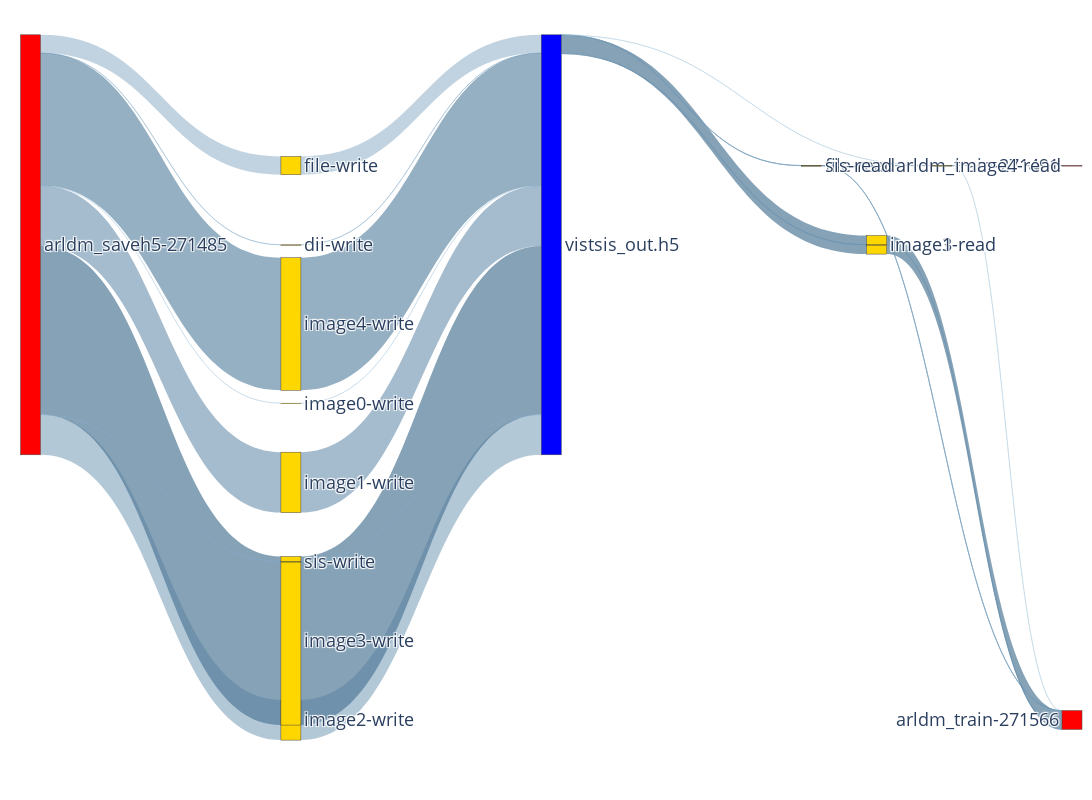

Source (notebook cell):
### Code cell
vfd_nodes, vfd_nodes_dict = vfd2sk.get_nodes_for_sankey(G_VFD, label_on=True)

# print(vfd_nodes)

vfd_links = vfd2sk.get_links_for_sankey(G_VFD, vfd_nodes_dict, val_sqrt=False)
fig = go.Figure(go.Sankey(
            node = vfd_nodes,
            link = vfd_links, orientation='h'))

width = 2000
height = 800

fig.update_layout(
    autosize=False,
    width=width,
    height=height,
    margin=dict(
        l=width/100,
        r=width/100,
        b=height/10,
        t=height/5,
        pad=2
    ),
    font=dict(size=18),
)


fig.show()
save_html_path = f"{stat_path}/vfd-{(STAGE_END+1)}s-{test_name}-sankey-labeled-s4.html"
fig.write_html(save_html_path)
print(f"Sankey saved to {save_html_path}")

### Figure 1 — Plotly figure (JSON) as saved in the notebook; plotly's stock layout.template omitted (floating-point values rounded to 4 significant figures)
{"data": [{"link": {"color": ["rgba(125.0, 165.0, 195.0, 0.3875)", "rgba(116.66666666666666, 156.66666666666666, 186.66666666666666, 0.45)", "rgba(141.66666666666666, 181.66666666666666, 211.66666666666666, 0.2625)", "rgba(100.0, 140.0, 170.0, 0.575)", "rgba(108.33333333333334, 148.33333333333334, 178.33333333333334, 0.5125)", "rgba(83.33333333333333, 123.33333333333333, 153.33333333333331, 0.7)", "rgba(91.66666666666666, 131.66666666666666, 161.66666666666666, 0.6375)", "rgba(133.33333333333334, 173.33333333333334, 203.33333333333334, 0.325)", "rgba(127.77777777777779, 167.77777777777777, 197.77777777777777, 0.3666666666666667)", "rgba(83.33333333333333, 123.33333333333333, 153.33333333333331, 0.7)", "rgba(116.66666666666666, 156.66666666666666, 186.66666666666666, 0.45)", "rgba(105.55555555555557, 145.55555555555557, 175.55555555555557, 0.5333333333333333)", "rgba(138.88888888888889, 178.88888888888889, 208.88888888888889, 0.2833333333333333)", "rgba(125.0, 165.0, 195.0, 0.3875)", "rgba(116.66666666666666, 156.66666666666666, 186.66666666666666, 0.45)", "rgba(141.66666666666666, 181.66666666666666, 211.66666666666666, 0.2625)", "rgba(100.0, 140.0, 170.0, 0.575)", "rgba(108.33333333333334, 148.33333333333334, 178.33333333333334, 0.5125)", "rgba(83.33333333333333, 123.33333333333333, 153.33333333333331, 0.7)", "rgba(91.66666666666666, 131.66666666666666, 161.66666666666666, 0.6375)", "rgba(133.33333333333334, 173.33333333333334, 203.33333333333334, 0.325)", "rgba(94.44444444444443, 134.44444444444443, 164.44444444444443, 0.6166666666666667)", "rgba(127.77777777777779, 167.77777777777777, 197.77777777777777, 0.3666666666666667)", "rgba(83.33333333333333, 123.33333333333333, 153.33333333333331, 0.7)", "rgba(116.66666666666666, 156.66666666666666, 186.66666666666666, 0.45)", "rgba(105.55555555555557, 145.55555555555557, 175.55555555555557, 0.5333333333333333)", "rgba(138.88888888888889, 178.88888888888889, 208.88888888888889, 0.2833333333333333)"], "label": ["Access Volume : 1.78 KB <br />Access Count : 118 <br />Average Access Size : 15.05 B <br />HDF5 Data Access Count : 15 <br />Average HDF5 Data Access Size : 16 B <br />HDF5 Metadata Access Count : 3 <br />Average HDF5 Metadata Access Size : 512 B <br />Operation : read_write<br />Bandwidth : 210.8 B/s", "Access Volume : 1.8 MB <br />Access Count : 118 <br />Average Access Size : 15.24 KB <br />HDF5 Data Access Count : 3 <br />Average HDF5 Data Access Size : 599.54 KB <br />HDF5 Metadata Access Count : 0 <br />Average HDF5 Metadata Access Size : 0 <br />Operation : read_write<br />Bandwidth : 213.48 KB/s", "Access Volume : 720 B <br />Access Count : 118 <br />Average Access Size : 6.1 B <br />HDF5 Data Access Count : 45 <br />Average HDF5 Data Access Size : 16 B <br />HDF5 Metadata Access Count : 0 <br />Average HDF5 Metadata Access Size : 0 <br />Operation : read_write<br />Bandwidth : 85.46 B/s", "Access Volume : 5.96 MB <br />Access Count : 118 <br />Average Access Size : 50.49 KB <br />HDF5 Data Access Count : 42 <br />Average HDF5 Data Access Size : 141.85 KB <br />HDF5 Metadata Access Count : 0 <br />Average HDF5 Metadata Access Size : 0 <br />Operation : read_write<br />Bandwidth : 707.14 KB/s", "Access Volume : 3.97 MB <br />Access Count : 118 <br />Average Access Size : 33.61 KB <br />HDF5 Data Access Count : 48 <br />Average HDF5 Data Access Size : 82.6 KB <br />HDF5 Metadata Access Count : 6 <br />Average HDF5 Metadata Access Size : 224 B <br />Operation : read_write<br />Bandwidth : 470.78 KB/s", "Access Volume : 16.62 MB <br />Access Count : 118 <br />Average Access Size : 140.84 KB <br />HDF5 Data Access Count : 72 <br />Average HDF5 Data Access Size : 230.76 KB <br />HDF5 Metadata Access Count : 15 <br />Average HDF5 Metadata Access Size : 284.8 B <br />Operation : read_write<br />Bandwidth : 1.97 MB/s", "Access Volume : 13.06 MB <br />Access Count : 118 <br />Average Access Size : 110.71 KB <br />HDF5 Data Access Count : 48 <br />Average HDF5 Data Access Size : 272.15 KB <br />HDF5 Metadata Access Count : 3 <br />Average HDF5 Metadata Access Size : 272 B <br />Operation : read_write<br />Bandwidth : 1.55 MB/s", "Access Volume : 864 B <br />Access Count : 118 <br />Average Access Size : 7.32 B <br />HDF5 Data Access Count : 54 <br />Average HDF5 Data Access Size : 16 B <br />HDF5 Metadata Access Count : 0 <br />Average HDF5 Metadata Access Size : 0 <br />Operation : read_write<br />Bandwidth : 102.55 B/s", "Access Volume : 2.57 KB <br />Access Count : 4 <br />Average Access Size : 642 B <br />HDF5 Data Access Count : 0 <br />Average HDF5 Data Access Size : 0 <br />HDF5 Metadata Access Count : 9 <br />Average HDF5 Metadata Access Size : 285.33 B <br />Operation : read_only<br />Bandwidth : 18.29 KB/s", "Access Volume : 1.83 MB <br />Access Count : 3 <br />Average Access Size : 610.62 KB <br />HDF5 Data Access Count : 3 <br />Average HDF5 Data Access Size : 610.62 KB <br />HDF5 Metadata Access Count : 0 <br />Average HDF5 Metadata Access Size : 0 <br />Operation : read_only<br />Bandwidth : 15.14 MB/s", "Access Volume : 12.29 KB <br />Access Count : 4 <br />Average Access Size : 3.07 KB <br />HDF5 Data Access Count : 3 <br />Average HDF5 Data Access Size : 4.1 KB <br />HDF5 Metadata Access Count : 0 <br />Average HDF5 Metadata Access Size : 0 <br />Operation : read_only<br />Bandwidth : 62.06 KB/s", "Access Volume : 12.29 KB <br />Access Count : 3 <br />Average Access Size : 4.1 KB <br />HDF5 Data Access Count : 3 <br />Average HDF5 Data Access Size : 4.1 KB <br />HDF5 Metadata Access Count : 0 <br />Average HDF5 Metadata Access Size : 0 <br />Operation : read_only<br />Bandwidth : 101.53 KB/s", "Access Volume : 48 B <br />Access Count : 4 <br />Average Access Size : 12 B <br />HDF5 Data Access Count : 3 <br />Average HDF5 Data Access Size : 16 B <br />HDF5 Metadata Access Count : 0 <br />Average HDF5 Metadata Access Size : 0 <br />Operation : read_only<br />Bandwidth : 341.87 B/s", "Access Volume : 1.78 KB <br />Access Count : 118 <br />Average Access Size : 15.05 B <br />HDF5 Data Access Count : 15 <br />Average HDF5 Data Access Size : 16 B <br />HDF5 Metadata Access Count : 3 <br />Average HDF5 Metadata Access Size : 512 B <br />Operation : read_write<br />Bandwidth : 210.8 B/s", "Access Volume : 1.8 MB <br />Access Count : 118 <br />Average Access Size : 15.24 KB <br />HDF5 Data Access Count : 3 <br />Average HDF5 Data Access Size : 599.54 KB <br />HDF5 Metadata Access Count : 0 <br />Average HDF5 Metadata Access Size : 0 <br />Operation : read_write<br />Bandwidth : 213.48 KB/s", "Access Volume : 720 B <br />Access Count : 118 <br />Average Access Size : 6.1 B <br />HDF5 Data Access Count : 45 <br />Average HDF5 Data Access Size : 16 B <br />HDF5 Metadata Access Count : 0 <br />Average HDF5 Metadata Access Size : 0 <br />Operation : read_write<br />Bandwidth : 85.46 B/s", "Access Volume : 5.96 MB <br />Access Count : 118 <br />Average Access Size : 50.49 KB <br />HDF5 Data Access Count : 42 <br />Average HDF5 Data Access Size : 141.85 KB <br />HDF5 Metadata Access Count : 0 <br />Average HDF5 Metadata Access Size : 0 <br />Operation : read_write<br />Bandwidth : 707.14 KB/s", "Access Volume : 3.97 MB <br />Access Count : 118 <br />Average Access Size : 33.61 KB <br />HDF5 Data Access Count : 48 <br />Average HDF5 Data Access Size : 82.6 KB <br />HDF5 Metadata Access Count : 6 <br />Average HDF5 Metadata Access Size : 224 B <br />Operation : read_write<br />Bandwidth : 470.78 KB/s", "Access Volume : 16.62 MB <br />Access Count : 118 <br />Average Access Size : 140.84 KB <br />HDF5 Data Access Count : 72 <br />Average HDF5 Data Access Size : 230.76 KB <br />HDF5 Metadata Access Count : 15 <br />Average HDF5 Metadata Access Size : 284.8 B <br />Operation : read_write<br />Bandwidth : 1.97 MB/s", "Access Volume : 13.06 MB <br />Access Count : 118 <br />Average Access Size : 110.71 KB <br />HDF5 Data Access Count : 48 <br />Average HDF5 Data Access Size : 272.15 KB <br />HDF5 Metadata Access Count : 3 <br />Average HDF5 Metadata Access Size : 272 B <br />Operation : read_write<br />Bandwidth : 1.55 MB/s", "Access Volume : 864 B <br />Access Count : 118 <br />Average Access Size : 7.32 B <br />HDF5 Data Access Count : 54 <br />Average HDF5 Data Access Size : 16 B <br />HDF5 Metadata Access Count : 0 <br />Average HDF5 Metadata Access Size : 0 <br />Operation : read_write<br />Bandwidth : 102.55 B/s", "Access Volume : 1.66 KB <br />Access Count : 2 <br />Average Access Size : 828 B <br />HDF5 Data Access Count : 0 <br />Average HDF5 Data Access Size : 0 <br />HDF5 Metadata Access Count : 6 <br />Average HDF5 Metadata Access Size : 276 B <br />Operation : read_only<br />Bandwidth : 707.99 KB/s", "Access Volume : 2.57 KB <br />Access Count : 4 <br />Average Access Size : 642 B <br />HDF5 Data Access Count : 0 <br />Average HDF5 Data Access Size : 0 <br />HDF5 Metadata Access Count : 9 <br />Average HDF5 Metadata Access Size : 285.33 B <br />Operation : read_only<br />Bandwidth : 18.29 KB/s", "Access Volume : 1.83 MB <br />Access Count : 3 <br />Average Access Size : 610.62 KB <br />HDF5 Data Access Count : 3 <br />Average HDF5 Data Access Size : 610.62 KB <br />HDF5 Metadata Access Count : 0 <br />Average HDF5 Metadata Access Size : 0 <br />Operation : read_only<br />Bandwidth : 15.14 MB/s", "Access Volume : 12.29 KB <br />Access Count : 4 <br />Average Access Size : 3.07 KB <br />HDF5 Data Access Count : 3 <br />Average HDF5 Data Access Size : 4.1 KB <br />HDF5 Metadata Access Count : 0 <br />Average HDF5 Metadata Access Size : 0 <br />Operation : read_only<br />Bandwidth : 62.06 KB/s", "Access Volume : 12.29 KB <br />Access Count : 3 <br />Average Access Size : 4.1 KB <br />HDF5 Data Access Count : 3 <br />Average HDF5 Data Access Size : 4.1 KB <br />HDF5 Metadata Access Count : 0 <br />Average HDF5 Metadata Access Size : 0 <br />Operation : read_only<br />Bandwidth : 101.53 KB/s", "Access Volume : 48 B <br />Access Count : 4 <br />Average Access Size : 12 B <br />HDF5 Data Access Count : 3 <br />Average HDF5 Data Access Size : 16 B <br />HDF5 Metadata Access Count : 0 <br />Average HDF5 Metadata Access Size : 0 <br />Operation : read_only<br />Bandwidth : 341.87 B/s"], "source": [0, 0, 0, 0, 0, 0, 0, 0, 1, 1, 1, 1, 1, 2, 3, 4, 5, 6, 7, 8, 9, 11, 11, 13, 14, 15, 16], "target": [2, 3, 4, 5, 6, 7, 8, 9, 11, 13, 14, 15, 16, 1, 1, 1, 1, 1, 1, 1, 1, 10, 12, 12, 12, 12, 12], "value": [1776, 1798632, 720, 5957784, 3966360, 16619040, 13064112, 864, 2568, 1831872, 12288, 12288, 48, 1776, 1798632, 720, 5957784, 3966360, 16619040, 13064112, 864, 1656, 2568, 1831872, 12288, 12288, 48]}, "node": {"color": ["Red", "Blue", "Gold", "Gold", "Gold", "Gold", "Gold", "Gold", "Gold", "Gold", "Red", "Gold", "Red", "Gold", "Gold", "Gold", "Gold"], "label": ["arldm_saveh5-271485", "vistsis_out.h5", "dii-write", "file-write", "image0-write", "image1-write", "image2-write", "image3-write", "image4-write", "sis-write", "arldm_train-271491", "file-read", "arldm_train-271566", "image3-read", "sis-read", "image1-read", "image4-read"], "x": [0.01, 0.505, 0.2575, 0.2575, 0.2575, 0.2575, 0.2575, 0.2575, 0.2575, 0.2575, 1, 0.7525, 1, 0.8144, 0.7525, 0.8144, 0.8762], "y": [0.1514, 0.1514, 0.1514, 0.01, 0.4343, 0.5757, 1, 0.8586, 0.2929, 0.7171, 0.01, 0.01, 1, 0.1514, 0.01, 0.1514, 0.01]}, "orientation": "h", "type": "sankey"}], "layout": {"autosize": false, "font": {"size": 18}, "height": 800, "margin": {"b": 80, "l": 20, "pad": 2, "r": 20, "t": 160}, "width": 2000}}
